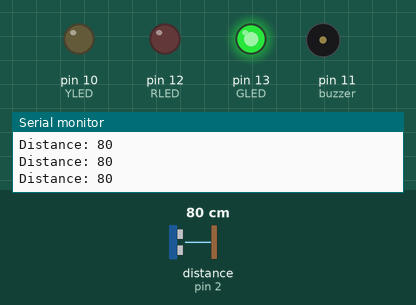
Recording of a sketch running on a simulated Arduino Uno, built with avr-gcc and run on an emulated ATmega328P. Shown: output pins drawn as LEDs (lit = HIGH), buzzer (waves = sounding), the last lines printed to the serial monitor. Wiring (inferred from the names in the program): ultrasonic range finder: trigger pin 3; echo pin 2. The inputs (shaded band) are chosen by the test bench; at power-on: distance to the obstacle (sensor on pin 2) 80 cm. The echo pulse lasts 58.3 µs per cm; pins used as bus, display or sensor lines are not drawn.

Above: at 1.2 s.
1.3 s: distance to the obstacle (sensor on pin 2) set to 23 cm
2.8 s: distance to the obstacle (sensor on pin 2) set to 19 cm
At 3.6 s:
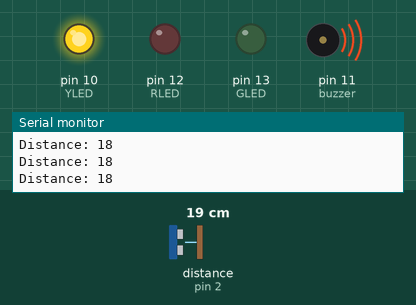
4.5 s: distance to the obstacle (sensor on pin 2) set to 2 cm
At 5.1 s:
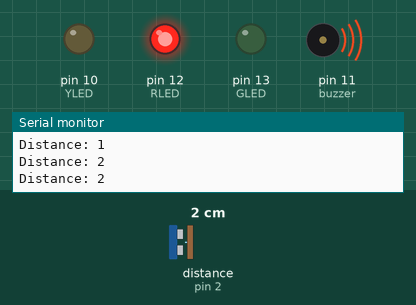
6.0 s: distance to the obstacle (sensor on pin 2) set to 9 cm
At 7.3 s:
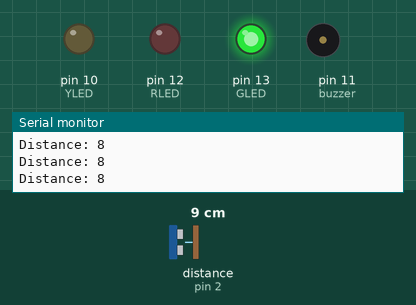
7.8 s: distance to the obstacle (sensor on pin 2) set to 4 cm
At 8.7 s:
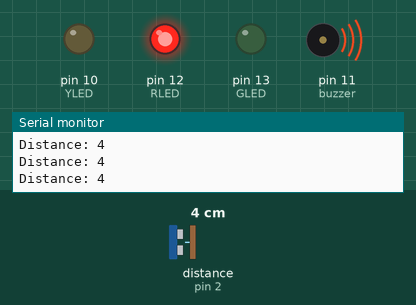
Timing chart, 0 to 10.3 s (numbered marks = the images above; inputs shaded):
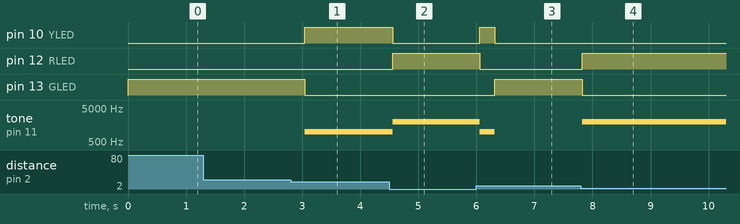

Measured:
- the behaviour switches between 21 and 20 cm on distance to the obstacle (sensor on pin 2) (found by bisection; images 0 and 1)
- after the input at 2.8 s, pin 10 (YLED): LOW → HIGH after 0.25 s; pin 13 (GLED): HIGH → LOW after 0.25 s; tone on pin 11 (buzzer): silent → 1000 Hz after 0.25 s
- after the input at 4.5 s, pin 10 (YLED): HIGH → LOW after 0.06 s; pin 12 (RLED): LOW → HIGH after 0.06 s; tone on pin 11 (buzzer): 1000 Hz → 2000 Hz after 0.06 s
- after the input at 6.0 s, pin 10 (YLED): LOW → HIGH after 0.06 s, → LOW 0.25 s later; pin 12 (RLED): HIGH → LOW after 0.06 s; pin 13 (GLED): LOW → HIGH after 0.31 s; tone on pin 11 (buzzer): 2000 Hz → 1000 Hz after 0.06 s, → silent 0.25 s later
- after the input at 7.8 s, pin 12 (RLED): LOW → HIGH at once; pin 13 (GLED): HIGH → LOW at once; tone on pin 11 (buzzer): silent → 2000 Hz at once

The sketch:

proximityAlarm.ino
```cpp
#define echo 2
#define trigger 3

#define RLED 12
#define GLED 13
#define YLED 10
#define buzzer 11


long echoVal;
long echoDist;
long dist;

long distCalc(){
    echoVal = pulseIn(echo, HIGH);
    echoDist = echoVal / 58;

    return echoDist;
}

void setup()
{
	pinMode(RLED, OUTPUT);
    pinMode(GLED, OUTPUT);
    pinMode(YLED, OUTPUT);
    pinMode(buzzer, OUTPUT);

    pinMode(trigger, OUTPUT);
    pinMode(echo, INPUT);
    Serial.begin(9600);
}

void loop()
{
	digitalWrite(trigger, HIGH);
    delayMicroseconds(10);
    digitalWrite(trigger, LOW);

    dist = distCalc();
    Serial.print("Distance: ");
    Serial.println(dist);

    if (dist < 8){
        digitalWrite(RLED, HIGH);
        digitalWrite(GLED, LOW);
        digitalWrite(YLED, LOW);
        tone(buzzer, 2000);
    }

    else if (dist < 20 && dist >= 9){
        digitalWrite(RLED, LOW);
        digitalWrite(GLED, LOW);
        digitalWrite(YLED, HIGH);
        tone(buzzer, 1000);
    }

    else {
        digitalWrite(RLED, LOW);
        digitalWrite(GLED, HIGH);
        digitalWrite(YLED, LOW);
        noTone(buzzer);
    }

    delay(250);
}
```
